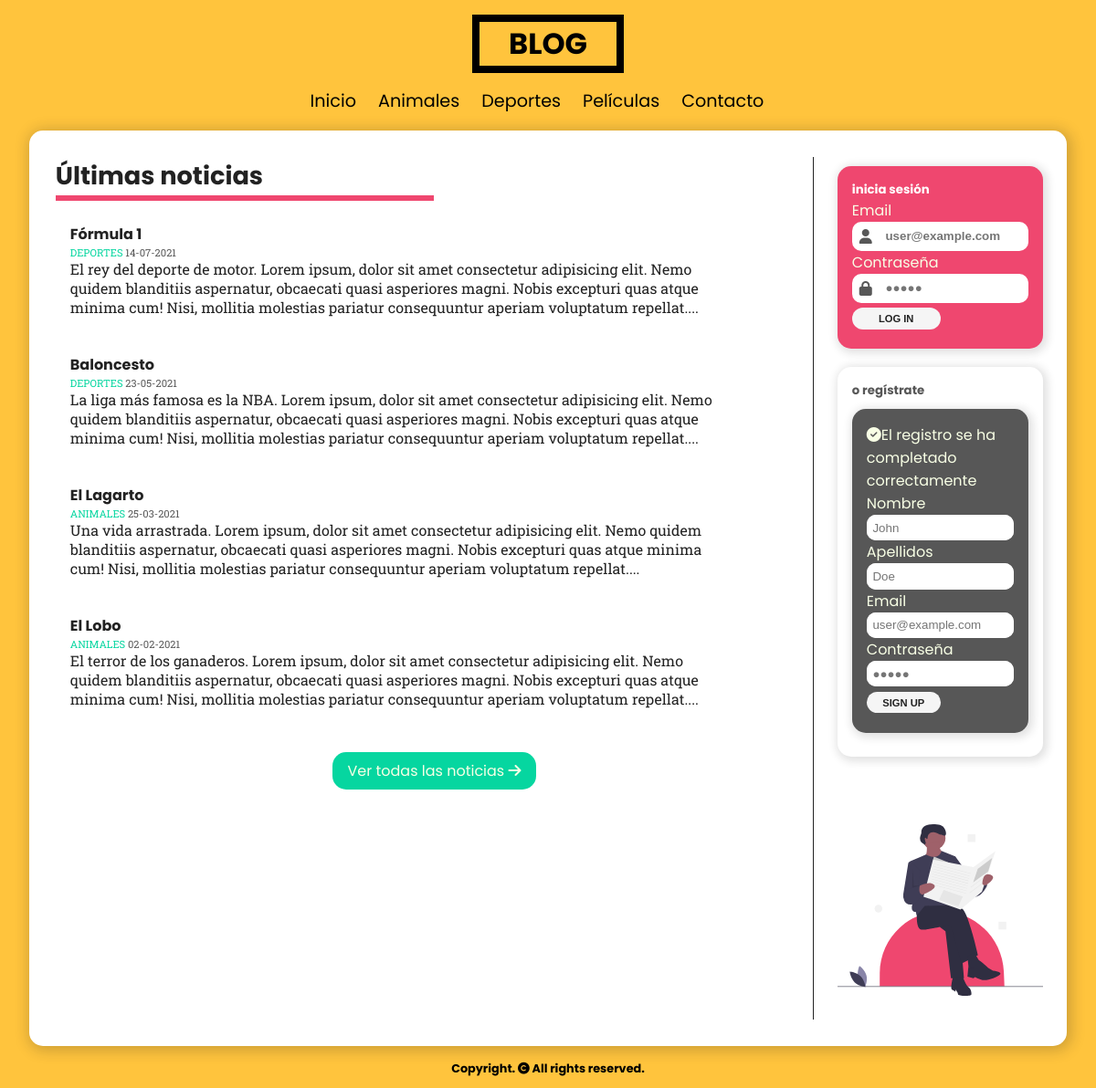
The app's page / (signed in) with its own data.
### tables this page shows
CREATE TABLE categories (
    id int NOT NULL AUTO_INCREMENT PRIMARY KEY,
    name varchar(100) NOT NULL UNIQUE
);

CREATE TABLE entries(
    id int AUTO_INCREMENT NOT NULL PRIMARY KEY,
    user_id int NOT NULL,
    category_id int NOT NULL,
    title varchar(50) NOT NULL,
    description mediumtext,
    entry_date date NOT NULL,
    CONSTRAINT fk_entry_user FOREIGN KEY (user_id) REFERENCES users (id),
    CONSTRAINT fk_entry_category FOREIGN KEY (category_id) REFERENCES categories (id)
);

### includes/helpers.php (called while the page is built, shortened)
<?php
function getCategories($con)
{
    $sql = "SELECT * FROM categories;";
    $stmt = mysqli_query($con, $sql);
    $result = false;
    if ($stmt && mysqli_num_rows($stmt) > 1) {
        $result = $stmt;
    }
    return $result;
}
function getEntries($con, $limit = null, $category = null)
{
    $sql = "SELECT entries.*,
            UPPER(categories.name) AS category_name,
            DATE_FORMAT(entries.entry_date, '%d-%m-%Y') AS entry_date
            FROM entries
                INNER JOIN categories ON entries.category_id = categories.id ";
    $sql .= "ORDER BY entries.entry_date DESC ";
    if (isset($limit)) {
        $sql .= "LIMIT $limit;";
    }
    $stmt = mysqli_query($con, $sql);
    $result = false;
    if ($stmt && mysqli_num_rows($stmt) >= 1) {
        $result = $stmt;
    }
    return $result;
}

### index.php (the view, shortened to what this page needs)
<?php
require_once('includes/header.php');
?>
<main>
  <section class="news">
    <h3>Últimas noticias</h3>
    <hr class="main-hr" />
    <div class="last-entries" id="lastEntries">
      <?php
      if ($entries = getEntries($con, 4)) :
        while ($entry = mysqli_fetch_assoc($entries)) :
      ?>
          <a href="entry.php?id=<?= $entry['id'] ?>">
            <article>
              <h4 class="news-title"><?= $entry['title'] ?></h4>
              <p class="news-category"><?= $entry['category_name'] ?> <span class="news-date"><?= $entry['entry_date'] ?></span></p>
              <p class="news-body">
                <?= substr($entry['description'], 0, 350) . '...' ?>
              </p>
            </article>
          </a>
      <?php
        endwhile;
      endif;
      ?>
    </div>
    <div>
      <a href="#" class="btn" id="getAllEntries">Ver todas las noticias <i class="fas fa-arrow-right"></i></a>
    </div>
  </section>
  <?php
  require_once('includes/aside.php')
  ?>
</main>
<?php
require_once('includes/footer.php')
?>

### includes/header.php (shortened to what this page needs)
<?php
require_once('connect.php');
require_once('helpers.php');
?>
<!DOCTYPE html>
<html lang="es">
<head>
  <link rel="stylesheet" href="assets/css/style.css" />
</head>
<body>
  <header>
    <h1>BLOG</h1>
  </header>
  <nav>
    <ul class="ul-nav">
      <li class="li-nav"><a href="index.php">Inicio</a></li>
      <?php if ($categories = getCategories($con)) :
        while ($category = mysqli_fetch_assoc($categories)) : ?>
          <li class="li-nav"><a href="category.php?id=<?= $category['id']; ?>"><?= $category['name']; ?></a></li>
      <?php
        endwhile;
      endif;
      ?>
      <li class="li-nav"><a href="#">Contacto</a></li>
    </ul>
  </nav>

### assets/css/style.css (style rules this page uses)
:root { --f-poppins: "Poppins", sans-serif; --f-robotoslab: "Roboto Slab", serif; --c-pink: #ef476f; --c-yellow: #ffc43d; --c-greenaqua: #06d6a0; --c-darkgray: rgb(34, 34, 34); --c-gray: rgb(87, 87, 87); }
* { margin: 0; padding: 0; box-sizing: border-box; scroll-behavior: smooth; }
body { font-family: var(--f-poppins); background-color: var(--c-yellow); height: 100%; min-height: 100%; }
header { display: flex; justify-content: center; margin: 1em; }
header h1 { margin: 0 auto; display: inline; text-align: center; padding: 0 1em; border: 8px solid #000; }
nav .ul-nav { list-style: none; display: flex; flex-flow: row wrap; align-items: center; justify-content: center; }
nav .li-nav { margin-right: 1.5em; }
nav .li-nav a { color: #000; font-size: 1.2em; text-decoration: none; transition: all 0.5s; }
nav .li-nav a:after { content: ""; width: 0px; height: 2px; display: block; background: black; transition: 300ms; }
main { position: relative; background-color: #fff; color: var(--c-darkgray); display: grid; margin: 1em 2em; padding: 1.8em 0 1.8em 1.8em; border-radius: 15px; grid-template-columns: 75% 25%; box-shadow: 2px 2px 15px 3px #22222238; }
main h3 { font-size: 1.7em; }
section { border-right: 1px solid var(--c-darkgray); }
section .main-hr { background: var(--c-pink); border: none; width: 50%; height: 6px; }
section article { cursor: pointer; transition: all 0.5s; padding: 1em; margin-right: 5em; margin-top: 0.5em; }
section a { color: var(--c-darkgray); text-decoration: none; }
section article .news-category { font-size: 0.7em; color: var(--c-greenaqua); font-family: var(--f-robotoslab); }
section article .news-date { color: var(--c-gray); }
section article .news-body { font-family: var(--f-robotoslab); }
section .btn { font-size: 1em; cursor: pointer; font-family: var(--f-poppins); border: none; width: fit-content; display: block; margin: 2em auto; background-color: var(--c-greenaqua); color: #f8ffe5; padding: 0.5em 1em; text-decoration: none; border-radius: 15px; transition: all 0.5s; }

### records on screen
categories: name "Animales"
categories: name "Deportes"
categories: name "Películas"
entries: title "Fórmula 1", category_name "DEPORTES", entry_date "14-07-2021", description "El rey del deporte de motor. Lorem ipsum, dolor sit amet consectetur adipisicing elit. Nemo quidem blanditiis aspernatur, obcaecati quasi asperiores magni. Nobis excepturi quas atque minima cum! Nisi, mollitia molestias pariatur consequuntur aperiam voluptatum repellat."
entries: title "Baloncesto", category_name "DEPORTES", entry_date "23-05-2021", description "La liga más famosa es la NBA. Lorem ipsum, dolor sit amet consectetur adipisicing elit. Nemo quidem blanditiis aspernatur, obcaecati quasi asperiores magni. Nobis excepturi quas atque minima cum! Nisi, mollitia molestias pariatur consequuntur aperiam voluptatum repellat."
entries: title "El Lagarto", category_name "ANIMALES", entry_date "25-03-2021", description "Una vida arrastrada. Lorem ipsum, dolor sit amet consectetur adipisicing elit. Nemo quidem blanditiis aspernatur, obcaecati quasi asperiores magni. Nobis excepturi quas atque minima cum! Nisi, mollitia molestias pariatur consequuntur aperiam voluptatum repellat."
entries: title "El Lobo", category_name "ANIMALES", entry_date "02-02-2021", description "El terror de los ganaderos. Lorem ipsum, dolor sit amet consectetur adipisicing elit. Nemo quidem blanditiis aspernatur, obcaecati quasi asperiores magni. Nobis excepturi quas atque minima cum! Nisi, mollitia molestias pariatur consequuntur aperiam voluptatum repellat."

### other values on screen
$_SESSION['signup'] "El registro se ha completado correctamente"
